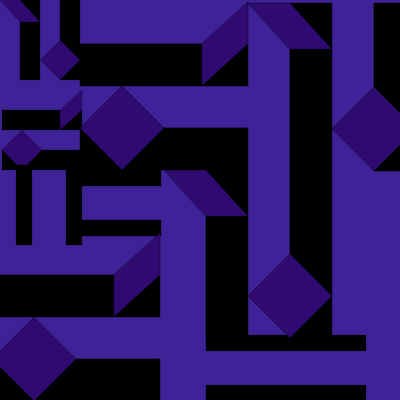
Frame 1 (no input)
Frame 60 (no input): identical to frame 1, image omitted
Frame 120 (the mouse pressed at the canvas centre since frame 60): identical to frame 1, image omitted

The p5.js sketch that drew this single still picture (run headless with seeded random() and noise() and a simulated clock; from frame 60 on, the mouse is pressed at the canvas centre):

// p5.js sketch
// ── sketch.js
function setup() {
  createCanvas(400, 400);
  angleMode(DEGREES)
}

function draw() {
  background(63,34,152);
  
 push();
  translate(0,0)
  scale(0.2)
  rotate(360)
  pelayo();
  pop();
  
   push();
  translate(82,90)
  scale(0.2)
  rotate(90);
  pelayo();
  pop();
  
     push();
  translate(112,165)
  scale(0.2)
  rotate(90);
  pepo();
  pop();
  
      push();
  translate(81,140)
  scale(0.2)
  rotate();
  pepo();
  pop();
  
      push();
  translate(81,140)
  scale(0.2)
  rotate();
  pepo();
  pop();
  
      push();
  translate(286,305)
  scale(0.2)
  rotate();
  pepo();
  pop();
   
       push();
  translate(206,305)
  scale(0.2)
  rotate();
  pepo();
  pop();
  
  

  
       push();
  translate(248,2)
  scale(0.42)
  rotate(90)
  pelayo();
  pop();
  
         push();
  translate(164,170)
  scale(0.42)
  rotate()
  pelayo();
  pop();
  
   push();
  translate(248,3)
  scale(0.42)
  rotate(360)
  pelayo();
  pop();
  
         push();
  translate(160,233)
  scale(0.42)
  rotate(90)
  pelayo();
  pop();
  
}

function pelayo(){
  fill(0,0,0)
  rect(100,0,100,400)
  rect(300,0,100,400)
  fill(47,11,113);
  quad(400,300,300,400,200,300,300,200)
  quad(0,0,100,0,200,110,100,110)
}
  
 function pepo(){
 fill(0,0,0);
//rect(x, y, ancho, alto); 
  
  rect(0,400,400,80) 
  rect(0,150,400,80)
  fill(47,11,113);

}
